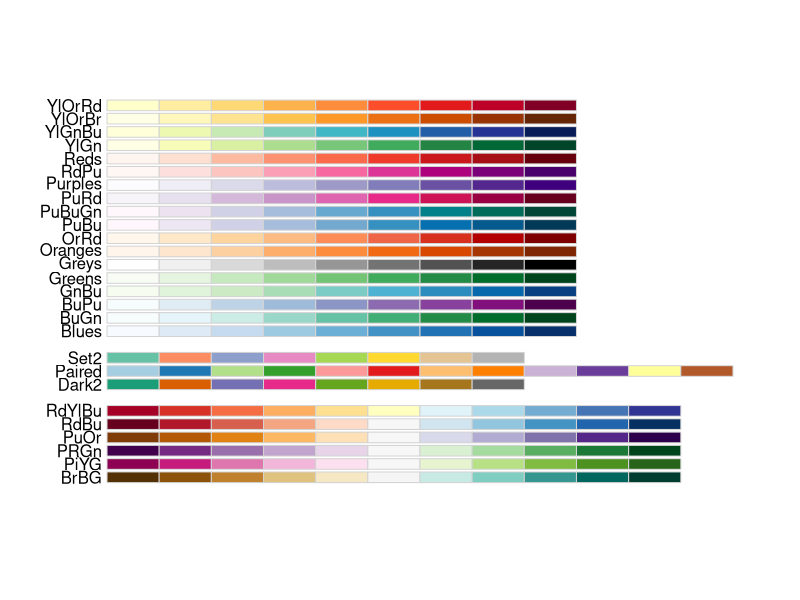
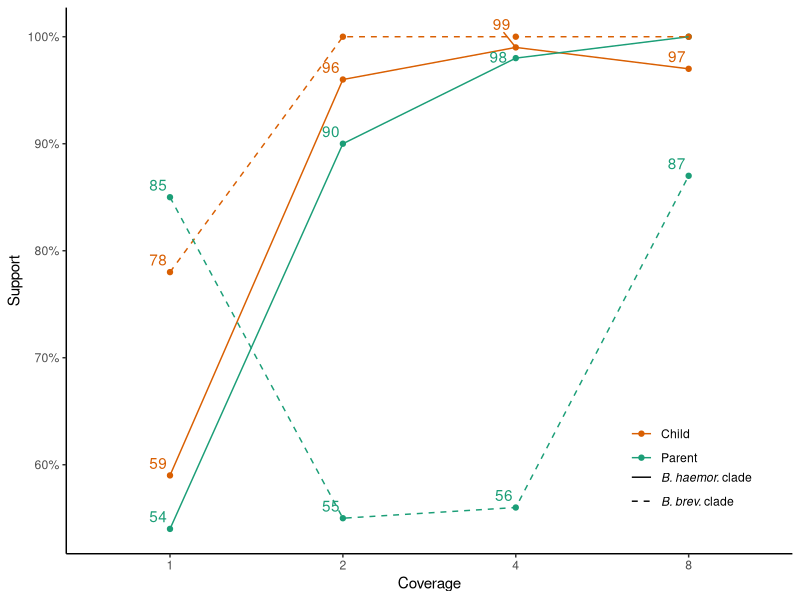
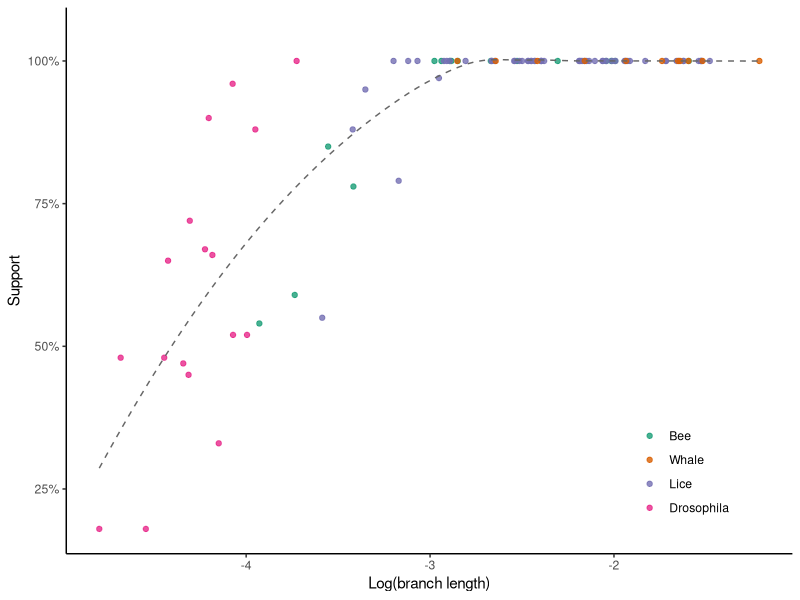
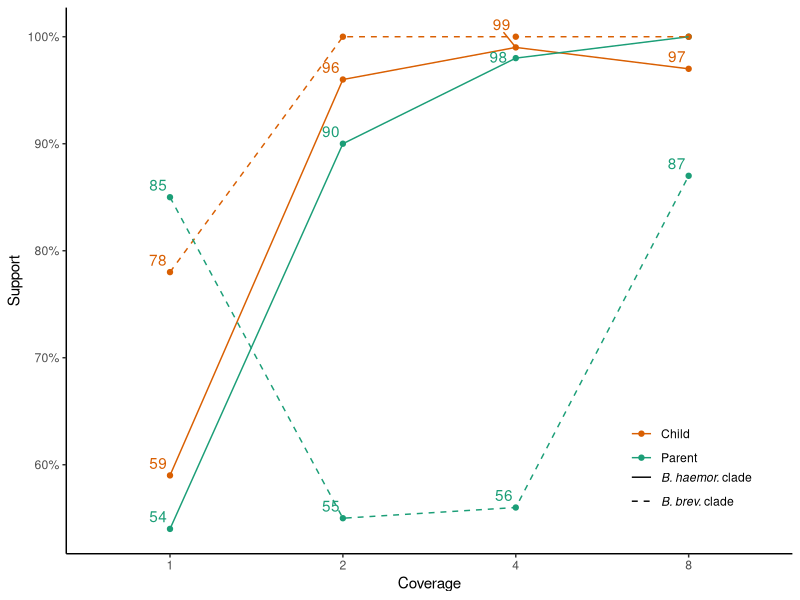
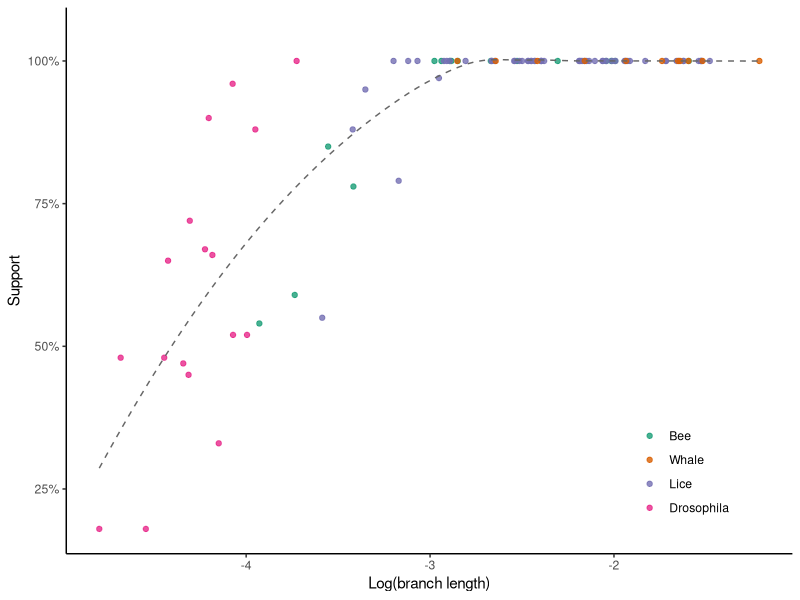

These charts were generated, in order, by the following R code:
require(ggplot2); require(scales); require(reshape2); 
#install.packages("dplyr")
require(dplyr)
#require(Hmisc)
library("readxl")
library(RColorBrewer)
library("ggsci")
#install.packages("ggrepel")
library("ggrepel")
library(ggpubr)
display.brewer.all(colorblindFriendly = TRUE)
brewer.pal(n = 8, name = "Dark2")
#library(ape)


my_colors <- RColorBrewer::brewer.pal(8, "Dark2")

my_colors2 <- RColorBrewer::brewer.pal(8, "Paired")
my_colors3 <- RColorBrewer::brewer.pal(8, "RdBu")

setwd(dirname(rstudioapi::getActiveDocumentContext()$path))
getwd()


d=read.csv('bee_support_vs_cov.csv',sep=",",h=T)

head(d)
ggplot(aes(x=as.factor(coverage), y=support/100, group=branch, color=as.factor(sp), linetype=as.factor(cluster),), data=d[d$coverage!=0,])+
  #geom_bar(position="dodge", stat="identity")+
  geom_point()+
  geom_line()+
  geom_text_repel(aes(label=ifelse(support!=100, support, "")),
                  force = 10, nudge_x = -0.01,nudge_y = 0.004, show.legend = F )+
  #geom_text_repel(aes(label=support),hjust=0, vjust=0)+
  scale_x_discrete(name="Coverage")+
  scale_y_continuous(name="Support" , labels=percent)+
  theme_classic()+
  theme(legend.text.align = 0)+
  #scale_fill_grey()+
  scale_linetype_manual(name="", values = c(1, 2), 
                        labels=c((expression(italic("B. haemor.")~"clade")), expression(italic("B. brev.")~"clade") ))+
  scale_colour_manual(name="", values = c( my_colors[1], my_colors[2]), 
                    labels=c("Parent", "Child"))+
  theme(legend.position = c(.86,.14), 
        legend.margin=margin(t = -0.5, unit='cm') )+
  guides(colour = guide_legend(title = NULL, order = 1, reverse=TRUE, ), 
         linetype = guide_legend(title = NULL, order = 2, reverse=FALSE,))
  


ggsave("bee_support_vs_coverage.pdf",width=5,height = 4)



# branch length vs support on real data

t1=read.csv('dist_bees.txt',sep=",",h=F, skip = 1)
t2=read.csv('dist_whales.txt',sep=",",h=F, skip = 1)
t3=read.csv('dist_lice.txt',sep=",",h=F, skip = 1)
t4=read.csv('dist_dros.txt',sep=",",h=F, skip = 1)
t5=read.csv('dist_dros_200.txt',sep=",",h=F, skip = 1)

t <- rbind(t1, t2, t3, t5)


ggplot(aes(x=log10(as.numeric(V1)), y=as.numeric(V2)/100), data=t)+
  geom_point(aes(color=V3), alpha=0.8)+
  geom_smooth(se=F, color=my_colors[8], size=0.5, linetype="dashed")+

  #stat_summary_bin(fun = "mean", geom="point", bins=100, alpha=0.2) +
  #stat_summary_bin(fun.data = "mean_sdl", fun.args = list(mult = 1), geom="pointrange", alpha=0.5, bins=20)+
  #stat_summary_bin(fun = "mean", bins= 20, size=0.8, geom= "line") +
  #stat_density2d()+
  #stat_ellipse(geom="polygon", aes(fill = variable), alpha = 0.2,show.legend = FALSE, level = 0.8)+
  #geom_smooth(se=F, fullrange = FALSE, level = 0.95,linetype=1)+
  #scale_x_continuous()+
  scale_y_continuous(labels=percent, limits=c(NA, 1.05))+
  #geom_smooth(method=lm,linetype=2,colour="black",se=F, size=0.4,formula=y~x, 
  #            fullrange = FALSE, level = 0.95,) +
  theme_classic()+
  labs(y= "Support", x = "Log(branch length)")+
  scale_color_manual(name="", values = c(my_colors[1], my_colors [2], my_colors[3], my_colors[4] ), 
                     labels=c("Bee", "Whale","Lice", "Drosophila"))+
  theme(legend.position = c(.85,.15), 
        legend.margin=margin(t = 0.0, unit='cm') )+
  guides(colour = guide_legend(title = NULL, order = 1, reverse=FALSE, ))


ggsave("branch_len_vs_support_real.pdf",width=5,height = 4)
